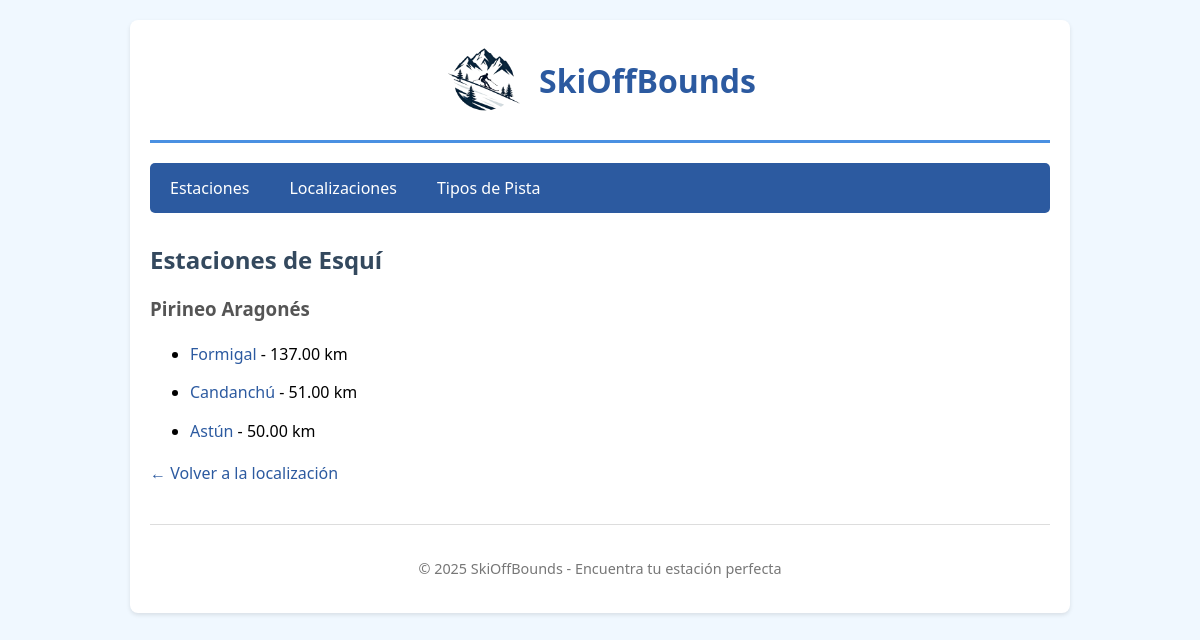
Page /app/localizaciones/2/estaciones/ on the committed database.
### app/models.py (models this page shows, shortened)
class Localizacion(models.Model):
    nombre = models.CharField(
        max_length=100,
        help_text="Ej: Pirineo Catalán, Pirineo Aragonés, Cordillera Cantábrica"
    )
    descripcion = models.TextField(blank=True, null=True)
    latitud = models.DecimalField(
        max_digits=9,
        decimal_places=6,
        blank=True,
        null=True
    )
    longitud = models.DecimalField(
        max_digits=9,
        decimal_places=6,
        blank=True,
        null=True
    )
    class Meta:
        verbose_name_plural = "Localizaciones"

class Estacion(models.Model):
    localizacion = models.ForeignKey(
        Localizacion,
        on_delete=models.PROTECT,  # No permitir borrar localización si tiene estaciones
        related_name='estaciones',
        help_text="Región donde se encuentra la estación"
    )
    tipos_pista = models.ManyToManyField(
        TipoPista,
        through='PistaEstacion',  # Tabla intermedia para almacenar cantidad de pistas
        related_name='estaciones',
        help_text="Tipos de pistas disponibles"
    )
    nombre = models.CharField(
        max_length=100,
        unique=True,
        help_text="Ej: Baqueira Beret, Formigal"
    )
    descripcion = models.TextField(blank=True, null=True)
    latitud = models.DecimalField(
        max_digits=9,
        decimal_places=6,
        help_text="Latitud en formato decimal"
    )
    longitud = models.DecimalField(
        max_digits=9,
        decimal_places=6,
        help_text="Longitud en formato decimal"
    )
    km_pistas_totales = models.DecimalField(
        max_digits=6,
        decimal_places=2,
        validators=[MinValueValidator(0)],
        help_text="Kilómetros totales de pistas"
    )
    altitud_minima = models.IntegerField(
        validators=[MinValueValidator(0)],
        help_text="Altitud mínima en metros"
    )
    altitud_maxima = models.IntegerField(
        validators=[MinValueValidator(0)],
        help_text="Altitud máxima en metros"
    )
    numero_remontes = models.IntegerField(
        default=0,
        validators=[MinValueValidator(0)],
        help_text="Número total de remontes mecánicos"
    )
    telefono = models.CharField(max_length=20, blank=True, null=True)
    web = models.URLField(blank=True, null=True)
    imagen_portada = models.URLField(
        blank=True,
        null=True,
        help_text="URL de la imagen principal"
    )
    fecha_creacion = models.DateTimeField(auto_now_add=True)
    fecha_actualizacion = models.DateTimeField(auto_now=True)
    class Meta:
        verbose_name = "Estación"
        verbose_name_plural = "Estaciones"
        ordering = ['-km_pistas_totales']  # Ordenar por km de pista (mayor a menor)

### app/views.py (the view)
# urls.py: path('localizaciones/<int:localizacion_id>/estaciones/', views.index_estaciones_por_localizacion, name='localizacion_estaciones'),
def index_estaciones_por_localizacion(request, localizacion_id):
    localizacion = get_object_or_404(Localizacion, pk=localizacion_id)
    estaciones = localizacion.estaciones.all()
    context = {'localizacion': localizacion, 'estaciones': estaciones}
    return render(request, 'estaciones_por_localizacion.html', context)

### app/templates/estaciones_por_localizacion.html (shortened to what this page needs)
{% extends "base.html" %}
{% block contenido %}
<h2>Estaciones de Esquí</h2>
<h3>{{ localizacion.nombre }}</h3>
{% if estaciones %}
    <ul>
        {% for e in estaciones %}
        <li>
            <a href="{% url 'skioffbounds:estacion_detalle' e.id %}">
                {{ e.nombre }}
            </a>
            - {{ e.km_pistas_totales }} km
        </li>
        {% endfor %}
    </ul>
{% else %}
    <p>No hay estaciones en esta localización.</p>
{% endif %}
<p><a href="{% url 'skioffbounds:localizacion_detalle' localizacion.id %}">← Volver a la localización</a></p>
{% endblock %}

### app/static/css/style.css (style rules this page uses)
body { font-family: 'Segoe UI', Tahoma, Geneva, Verdana, sans-serif; margin: 0; padding: 0; background-color: #f0f8ff; }
h2 { color: #34495e; margin-top: 20px; }
h3 { color: #555; }
#content > ul li { margin: 10px 0; line-height: 1.8; }
a { color: #2c5aa0; text-decoration: none; transition: color 0.3s; }

### rows in the picture
Localizacion: nombre "Pirineo Aragonés"
Estacion: nombre "Formigal", km_pistas_totales "137.00"
Estacion: nombre "Candanchú", km_pistas_totales "51.00"
Estacion: nombre "Astún", km_pistas_totales "50.00"
